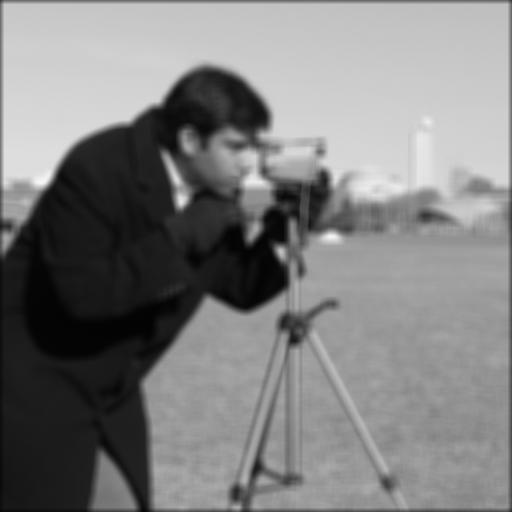
#> input picture test/test_blur_camera_p_noise.jpeg, 512 x 512 px
$ python richardson-lucy.py
#> lines starting #> are read from the running program, lines starting #| are printed output that depends on the picture
#> further down, blurred_image is the input picture: shape (512, 512); min 2, max 247, mean 127.3
import cv2
import numpy as np


def lucy_richardson_deconvolution(blurred_image, psf, iterations):
#> called with psf = array of shape (9, 9), iterations = 50
    estimated_sharp_image = blurred_image.astype(np.float64)

    conv_with_psf = cv2.filter2D(estimated_sharp_image, -1, psf)

    for _ in range(iterations):
        error = blurred_image / (conv_with_psf + 1e-10)

        estimated_sharp_image *= cv2.filter2D(error, -1, cv2.flip(psf, -1))

        conv_with_psf = cv2.filter2D(estimated_sharp_image, -1, psf)
#> this loop made 50 passes
#> pass 1, in lucy_richardson_deconvolution, `error = blurred_image / (conv_with_psf + 1e-10)`:
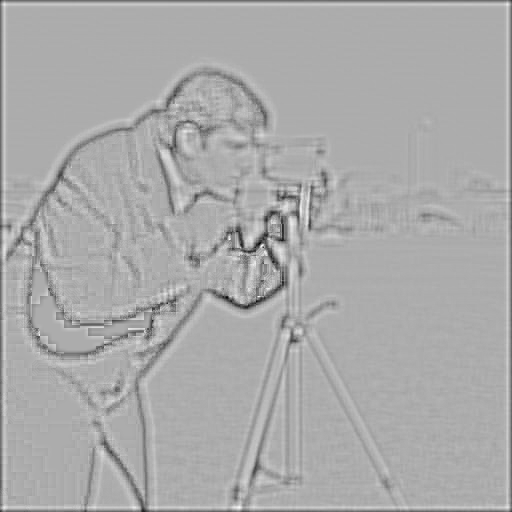
#> error: shape (512, 512) float64; min 0.17, max 1.4, mean 0.99; drawn with min black and max white
#> pass 2, in lucy_richardson_deconvolution, `error = blurred_image / (conv_with_psf + 1e-10)`:
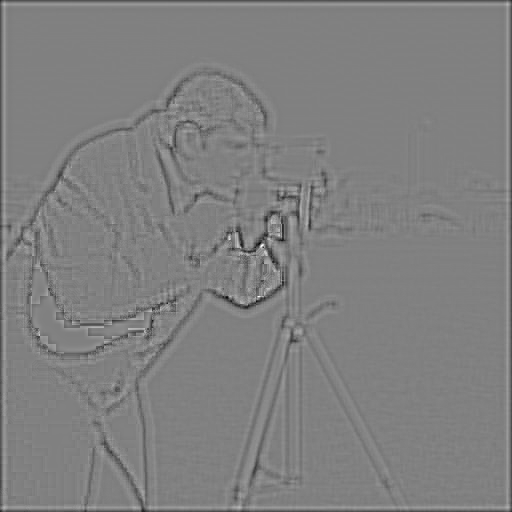
#> error: shape (512, 512) float64; min 0.226, max 1.76, mean 0.996; drawn with min black and max white
#> after the loop:
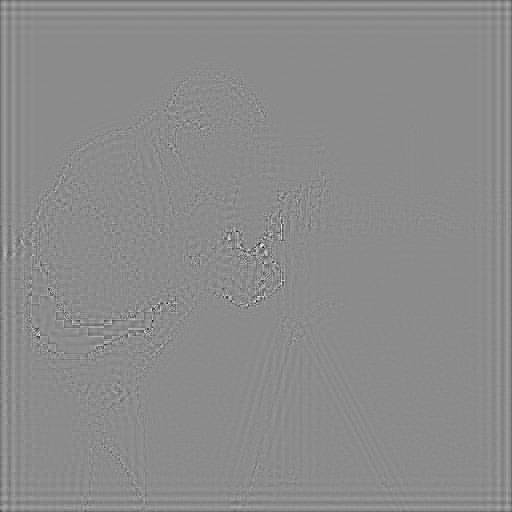
#> error: shape (512, 512) float64; min 0.461, max 1.44, mean 0.999; drawn with min black and max white
#> after the loop:
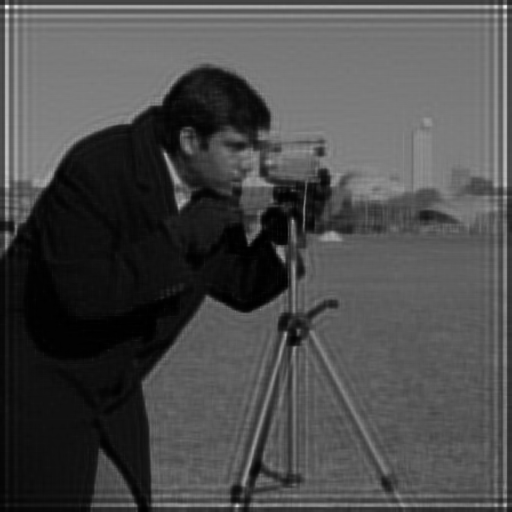
#> estimated_sharp_image: shape (512, 512) float64; min 0.184, max 427.7, mean 127.3; drawn with min black and max white

    return estimated_sharp_image


blurred_image = cv2.imread('./test/test_blur_camera_p_noise.jpeg', 0)
psf = np.ones((9, 9)) / 81
estimated_sharp_image = lucy_richardson_deconvolution(blurred_image, psf, iterations=50)
cv2.imwrite('restored.jpg', estimated_sharp_image)
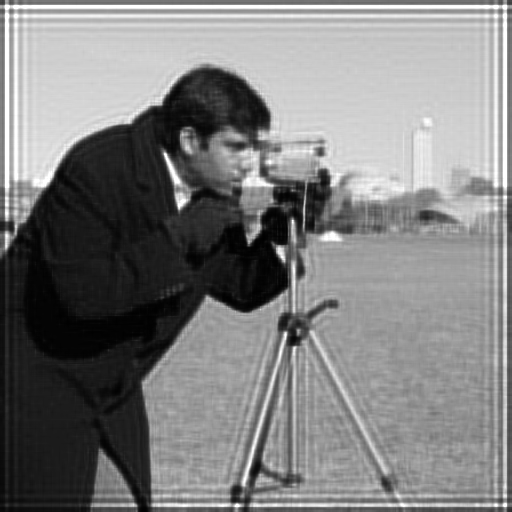
#> saved as restored.jpg: shape (512, 512); min 0, max 255, mean 127
